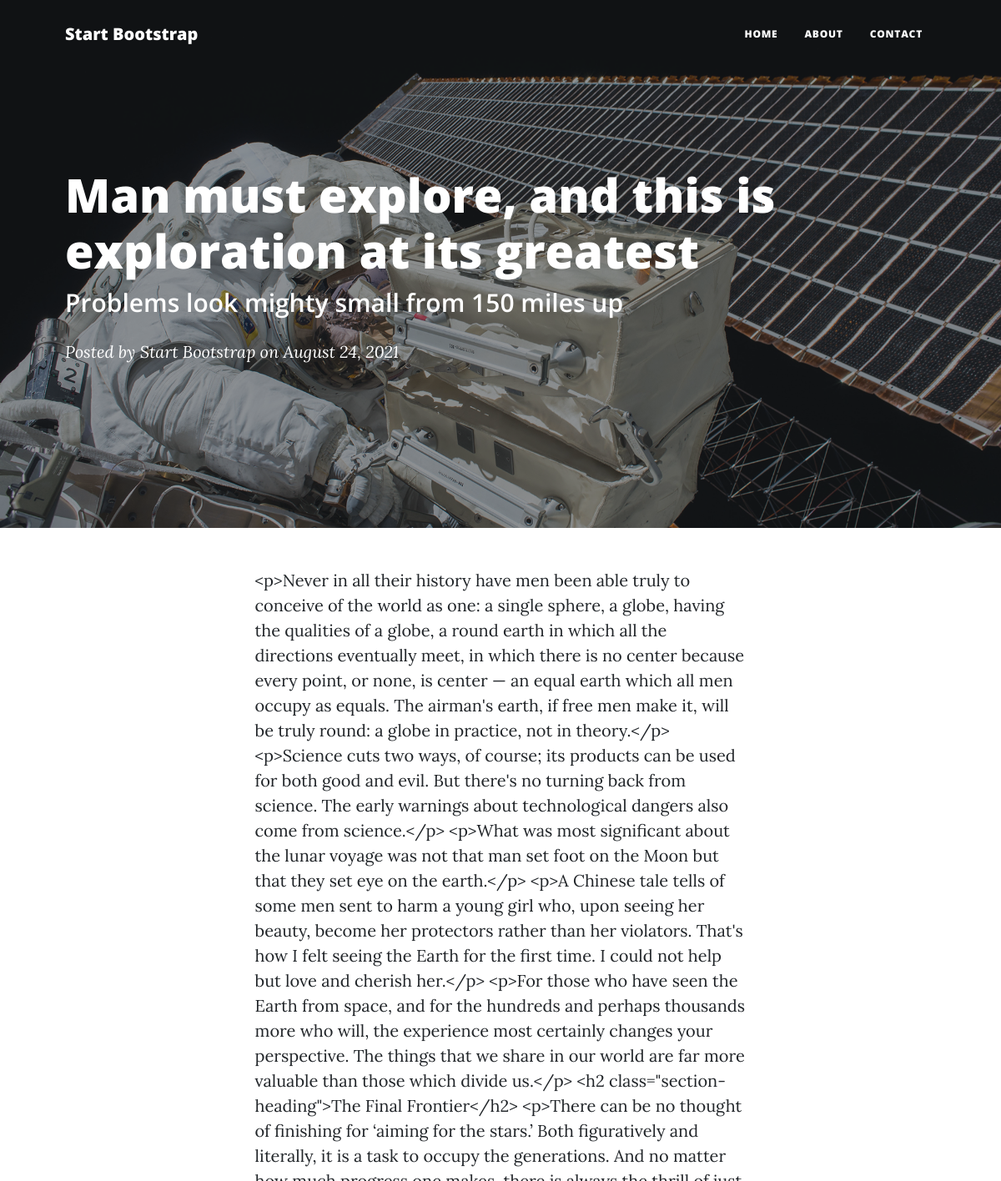
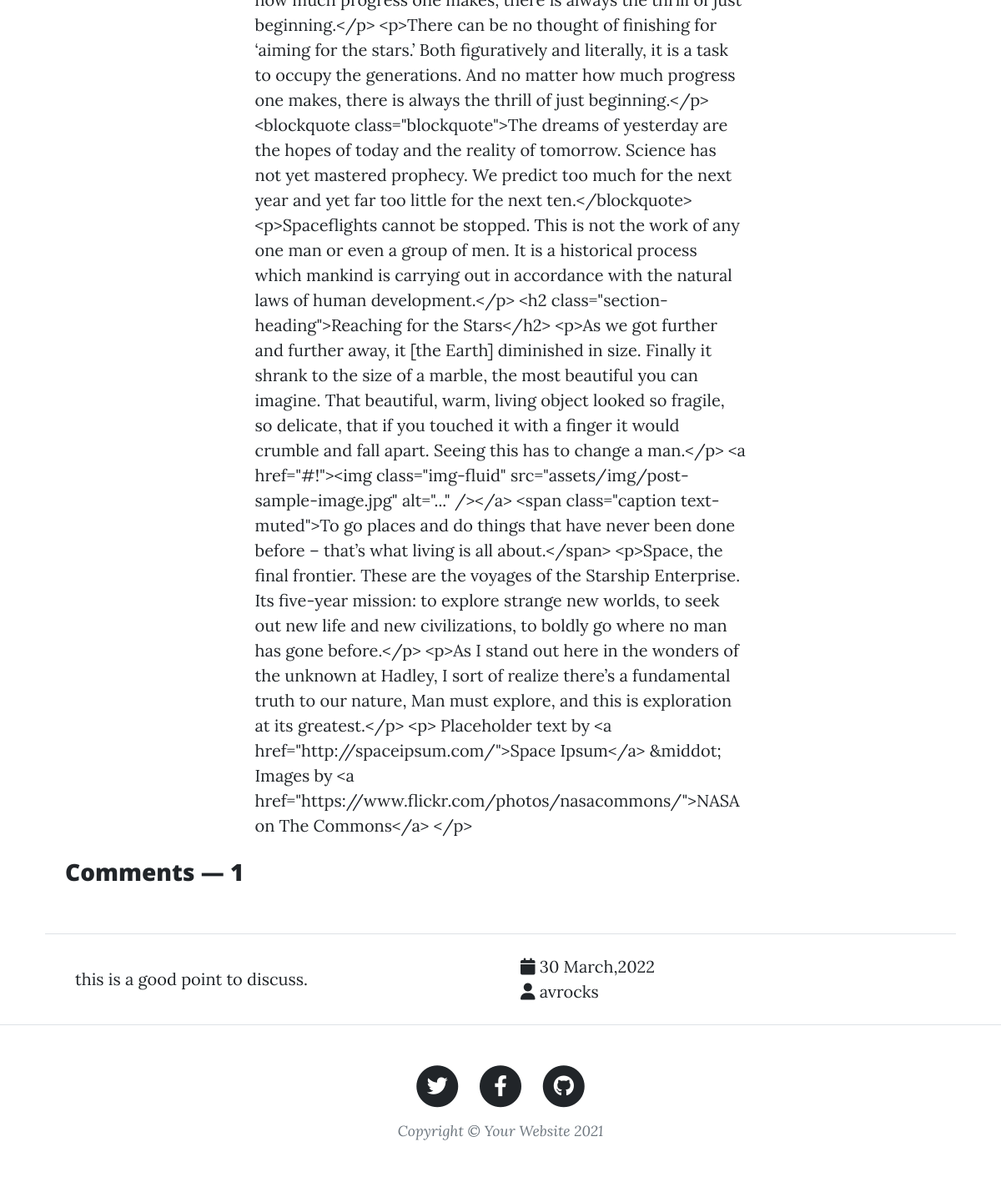
/post/6, run on the app's committed database (2 pictures, top to bottom).
### app.py (models this page shows)
class Post(db.Model):
    id = db.Column(db.Integer, primary_key=True)
    heading = db.Column(db.String(50), unique=True, nullable=False)
    subHeading = db.Column(db.String(100))
    body = db.Column(db.Text(), nullable=False)
    dateCreated = db.Column(db.DateTime(), default=datetime.utcnow)
    comments = db.relationship('Comments', backref='post', lazy='dynamic')

class Comments(db.Model):
    id = db.Column(db.Integer, primary_key=True)
    post_id = db.Column(db.Integer, db.ForeignKey('post.id'))
    user_id = db.Column(db.Integer, db.ForeignKey('user.id'))
    comment = db.Column(db.Text(1000))
    dateCreated = db.Column(db.DateTime())

class User(db.Model, UserMixin):
    id = db.Column(db.Integer, primary_key=True)
    name = db.Column(db.String(80))
    email = db.Column(db.String(), unique=True)
    password = db.Column(db.String())
    username = db.Column(db.String(80), unique=True)
    description = db.Column(db.String(1000))
    active = db.Column(db.Boolean())
    confirmed_at = db.Column(db.DateTime())
    roles = db.relationship('Role',
                            secondary=roles_users,
                            backref=db.backref('users', lazy='dynamic'))
    comments = db.relationship('Comments', backref='users', lazy='dynamic')

### app.py (the view, shortened to what this page needs)
@app.route('/post/<post_id>', methods=['GET', 'POST'])
def post(post_id):
    form = NewComment()
    post = Post.query.get(int(post_id))
    comments = Comments.query.filter_by(post_id=post_id).order_by(
        desc(Comments.dateCreated)).all()
    return render_template('post.html', post=post, form=form, comments=comments)

### app.py (called while the page is built)
@app.template_filter('datetime_format')
def datetime_format(value, format='%d %B,%Y'):
    if value == None:
        return None
    return value.strftime(format)

### templates/post.html (shortened to what this page needs)
{% extends "base.html" %}
    {% block content %}
    <header class="masthead" style="background-image: url('static/assets/img/post-bg.jpg')">
        <div class="container position-relative px-4 px-lg-5">
            <div class="row gx-4 gx-lg-5 justify-content-center">
                <div class="post-heading">
                    <h1>{{ post.heading }}</h1>
                    <h2 class="subheading">{{ post.subHeading}}</h2>
                    <span class="meta">
                        Posted by
                        <a href="#!">Start Bootstrap</a>
                        on August 24, 2021
                    </span>
                </div>
            </div>
        </div>
    </header>
    <article class="mb-4">
        <div class="container px-4 px-lg-5">
            <div class="row gx-4 gx-lg-5 justify-content-center">
                <div class="col-md-10 col-lg-8 col-xl-7">
                    {{ post.body }}
                </div>
            </div>
        </div>
    </article>
    <div class="container px-4 px-lg-5">
        <div class="row gx-4 gx-lg-5 justify-content-center mb-4">
            <h3 class="">Comments &mdash; <span>{{comments|length}}</span></h3>
        </div>
    </div>
    {% for comment in comments %}
    <div class="container px-4 px-lg-5">
        <div class="row gx-4 gx-lg-5 justify-content-center mb-4">
            <hr class="my-4" />
            <div class="row">
                <div class="col px-4">
                    {{ comment.comment }}
                </div>
                <div class="col">
                    <i class="fa-solid fa-calendar"></i> {{comment.dateCreated|datetime_format}} &nbsp;
                    <br />
                    <i class="fa-solid fa-user"></i> {{comment.users.username}}
                </div>
            </div>
        </div>
    </div>
    {% endfor %}
    {% endblock %}

### data on the page
Post: heading "Man must explore, and this is exploration at its greatest", subHeading "Problems look mighty small from 150 miles up", body "<p>Never in all their history have men been able truly to conceive of the world as one: a single sphere, a globe, having the qualities of a globe, a round earth in which all the directions eventually meet, in which there is no center because every point, or none, is center — an equal earth which all men occupy as equals. The airman's earth, if free men make it, will be truly round: a globe in practice, not in theory.</p> <p>Science cuts two ways, of course; its products can be used for both good and evil. But there's no turning back from science. The early warnings about technological dangers also come from science.</p> <p>What was most significant about the lunar voyage was not that man…"
Comments: comment "this is a good point to discuss.", dateCreated "30 March,2022", users.username "avrocks"

### other printed values
{{ comments|length }} "1"
